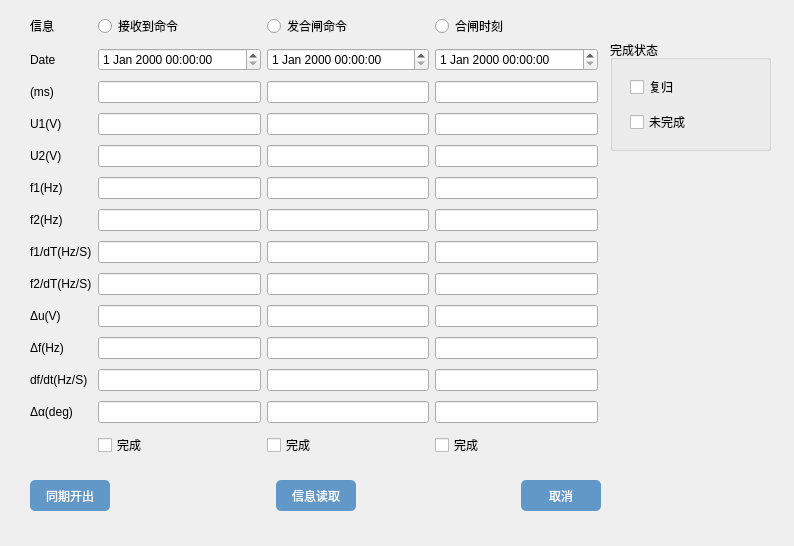
<?xml version="1.0" encoding="UTF-8"?>
<ui version="4.0">
 <class>Dlg_TQML</class>
 <widget class="QWidget" name="Dlg_TQML">
  <property name="geometry">
   <rect>
    <x>0</x>
    <y>0</y>
    <width>794</width>
    <height>546</height>
   </rect>
  </property>
  <property name="windowTitle">
   <string>Form</string>
  </property>
  <widget class="QWidget" name="gridLayoutWidget">
   <property name="geometry">
    <rect>
     <x>30</x>
     <y>10</y>
     <width>568</width>
     <height>451</height>
    </rect>
   </property>
   <layout class="QGridLayout" name="gridLayout">
    <item row="12" column="1">
     <widget class="QLabel" name="label_13">
      <property name="text">
       <string>Δα(deg)</string>
      </property>
     </widget>
    </item>
    <item row="10" column="5">
     <widget class="QLineEdit" name="lineEdit_Time_DF"/>
    </item>
    <item row="11" column="1">
     <widget class="QLabel" name="label_12">
      <property name="text">
       <string>df/dt(Hz/S)</string>
      </property>
     </widget>
    </item>
    <item row="4" column="4">
     <widget class="QLineEdit" name="lineEdit_Sent_U2"/>
    </item>
    <item row="13" column="4">
     <widget class="QCheckBox" name="checkBox_Sent_OK">
      <property name="text">
       <string>完成</string>
      </property>
     </widget>
    </item>
    <item row="5" column="3">
     <widget class="QLineEdit" name="lineEdit_Rec_F1"/>
    </item>
    <item row="4" column="3">
     <widget class="QLineEdit" name="lineEdit_Rec_U2"/>
    </item>
    <item row="2" column="1">
     <widget class="QLabel" name="label_3">
      <property name="text">
       <string>(ms)</string>
      </property>
     </widget>
    </item>
    <item row="8" column="3">
     <widget class="QLineEdit" name="lineEdit_Rec_F2_DT"/>
    </item>
    <item row="0" column="4">
     <widget class="QRadioButton" name="radioButton_Sent">
      <property name="text">
       <string>发合闸命令</string>
      </property>
     </widget>
    </item>
    <item row="8" column="5">
     <widget class="QLineEdit" name="lineEdit_Time_F2_DT"/>
    </item>
    <item row="12" column="5">
     <widget class="QLineEdit" name="lineEdit_Time_DA"/>
    </item>
    <item row="12" column="4">
     <widget class="QLineEdit" name="lineEdit_Sent_DA"/>
    </item>
    <item row="2" column="4">
     <widget class="QLineEdit" name="lineEdit_Sent_MS"/>
    </item>
    <item row="4" column="5">
     <widget class="QLineEdit" name="lineEdit_Time_U2"/>
    </item>
    <item row="7" column="3">
     <widget class="QLineEdit" name="lineEdit_Rec_F1_DT"/>
    </item>
    <item row="7" column="4">
     <widget class="QLineEdit" name="lineEdit_Sent_F1_DT"/>
    </item>
    <item row="0" column="5">
     <widget class="QRadioButton" name="radioButton_Time">
      <property name="text">
       <string>合闸时刻</string>
      </property>
     </widget>
    </item>
    <item row="3" column="1">
     <widget class="QLabel" name="label_4">
      <property name="text">
       <string>U1(V)</string>
      </property>
     </widget>
    </item>
    <item row="8" column="1">
     <widget class="QLabel" name="label_9">
      <property name="text">
       <string>f2/dT(Hz/S)</string>
      </property>
     </widget>
    </item>
    <item row="6" column="3">
     <widget class="QLineEdit" name="lineEdit_Rec_F2"/>
    </item>
    <item row="3" column="5">
     <widget class="QLineEdit" name="lineEdit_Time_U1"/>
    </item>
    <item row="4" column="1">
     <widget class="QLabel" name="label_5">
      <property name="text">
       <string>U2(V)</string>
      </property>
     </widget>
    </item>
    <item row="3" column="4">
     <widget class="QLineEdit" name="lineEdit_Sent_U1"/>
    </item>
    <item row="6" column="5">
     <widget class="QLineEdit" name="lineEdit_Time_F2"/>
    </item>
    <item row="12" column="3">
     <widget class="QLineEdit" name="lineEdit_Rec_DA"/>
    </item>
    <item row="2" column="5">
     <widget class="QLineEdit" name="lineEdit_Time_MS"/>
    </item>
    <item row="7" column="1">
     <widget class="QLabel" name="label_8">
      <property name="text">
       <string>f1/dT(Hz/S)</string>
      </property>
     </widget>
    </item>
    <item row="5" column="5">
     <widget class="QLineEdit" name="lineEdit_Time_F1"/>
    </item>
    <item row="3" column="3">
     <widget class="QLineEdit" name="lineEdit_Rec_U1"/>
    </item>
    <item row="9" column="3">
     <widget class="QLineEdit" name="lineEdit_Rec_DU"/>
    </item>
    <item row="11" column="4">
     <widget class="QLineEdit" name="lineEdit_Sent_DF_DT"/>
    </item>
    <item row="5" column="4">
     <widget class="QLineEdit" name="lineEdit_Sent_F1"/>
    </item>
    <item row="10" column="4">
     <widget class="QLineEdit" name="lineEdit_Sent_DF"/>
    </item>
    <item row="11" column="3">
     <widget class="QLineEdit" name="lineEdit_Rec_DF_DT"/>
    </item>
    <item row="9" column="5">
     <widget class="QLineEdit" name="lineEdit_Time_DU"/>
    </item>
    <item row="13" column="3">
     <widget class="QCheckBox" name="checkBox_Rec_OK">
      <property name="text">
       <string>完成</string>
      </property>
     </widget>
    </item>
    <item row="13" column="5">
     <widget class="QCheckBox" name="checkBox_Time_OK">
      <property name="text">
       <string>完成</string>
      </property>
     </widget>
    </item>
    <item row="0" column="3">
     <widget class="QRadioButton" name="radioButton_Rec">
      <property name="text">
       <string>接收到命令</string>
      </property>
     </widget>
    </item>
    <item row="11" column="5">
     <widget class="QLineEdit" name="lineEdit_Time_DF_DT"/>
    </item>
    <item row="0" column="1">
     <widget class="QLabel" name="label">
      <property name="text">
       <string>信息</string>
      </property>
     </widget>
    </item>
    <item row="1" column="1">
     <widget class="QLabel" name="label_2">
      <property name="text">
       <string>Date</string>
      </property>
     </widget>
    </item>
    <item row="7" column="5">
     <widget class="QLineEdit" name="lineEdit_Time_F1_DT"/>
    </item>
    <item row="6" column="1">
     <widget class="QLabel" name="label_7">
      <property name="text">
       <string>f2(Hz)</string>
      </property>
     </widget>
    </item>
    <item row="5" column="1">
     <widget class="QLabel" name="label_6">
      <property name="text">
       <string>f1(Hz)</string>
      </property>
     </widget>
    </item>
    <item row="10" column="3">
     <widget class="QLineEdit" name="lineEdit_Rec_DF"/>
    </item>
    <item row="6" column="4">
     <widget class="QLineEdit" name="lineEdit_Sent_F2"/>
    </item>
    <item row="8" column="4">
     <widget class="QLineEdit" name="lineEdit_Sent_F2_DT"/>
    </item>
    <item row="9" column="4">
     <widget class="QLineEdit" name="lineEdit_Sent_DU"/>
    </item>
    <item row="10" column="1">
     <widget class="QLabel" name="label_11">
      <property name="text">
       <string>Δf(Hz)</string>
      </property>
     </widget>
    </item>
    <item row="9" column="1">
     <widget class="QLabel" name="label_10">
      <property name="text">
       <string>Δu(V)</string>
      </property>
     </widget>
    </item>
    <item row="2" column="3">
     <widget class="QLineEdit" name="lineEdit_Rec_MS"/>
    </item>
    <item row="1" column="3">
     <widget class="QDateTimeEdit" name="dateTimeEdit_Rec"/>
    </item>
    <item row="1" column="4">
     <widget class="QDateTimeEdit" name="dateTimeEdit_Sent"/>
    </item>
    <item row="1" column="5">
     <widget class="QDateTimeEdit" name="dateTimeEdit_Time"/>
    </item>
   </layout>
  </widget>
  <widget class="QGroupBox" name="groupBox">
   <property name="geometry">
    <rect>
     <x>610</x>
     <y>40</y>
     <width>161</width>
     <height>111</height>
    </rect>
   </property>
   <property name="title">
    <string>完成状态</string>
   </property>
   <widget class="QWidget" name="verticalLayoutWidget">
    <property name="geometry">
     <rect>
      <x>20</x>
      <y>30</y>
      <width>111</width>
      <height>71</height>
     </rect>
    </property>
    <layout class="QVBoxLayout" name="verticalLayout">
     <item>
      <widget class="QCheckBox" name="checkBox_Reset">
       <property name="text">
        <string>复归</string>
       </property>
      </widget>
     </item>
     <item>
      <widget class="QCheckBox" name="checkBox_Unfinish">
       <property name="text">
        <string>未完成</string>
       </property>
      </widget>
     </item>
    </layout>
   </widget>
  </widget>
  <widget class="QWidget" name="horizontalLayoutWidget_2">
   <property name="geometry">
    <rect>
     <x>30</x>
     <y>470</y>
     <width>571</width>
     <height>51</height>
    </rect>
   </property>
   <layout class="QHBoxLayout" name="horizontalLayout_2">
    <item>
     <widget class="QPushButton" name="pushButton_Apply">
      <property name="minimumSize">
       <size>
        <width>80</width>
        <height>31</height>
       </size>
      </property>
      <property name="styleSheet">
       <string notr="true">background-color:rgb(98, 152, 200);
border:rgb(255, 255, 255);
color:rgb(255, 255, 255);
border-radius:5px</string>
      </property>
      <property name="text">
       <string>同期开出</string>
      </property>
     </widget>
    </item>
    <item>
     <spacer name="horizontalSpacer">
      <property name="orientation">
       <enum>Qt::Horizontal</enum>
      </property>
      <property name="sizeHint" stdset="0">
       <size>
        <width>40</width>
        <height>20</height>
       </size>
      </property>
     </spacer>
    </item>
    <item>
     <widget class="QPushButton" name="pushButton_Fetch">
      <property name="minimumSize">
       <size>
        <width>80</width>
        <height>31</height>
       </size>
      </property>
      <property name="styleSheet">
       <string notr="true">background-color:rgb(98, 152, 200);
border:rgb(255, 255, 255);
color:rgb(255, 255, 255);
border-radius:5px</string>
      </property>
      <property name="text">
       <string>信息读取</string>
      </property>
     </widget>
    </item>
    <item>
     <spacer name="horizontalSpacer_2">
      <property name="orientation">
       <enum>Qt::Horizontal</enum>
      </property>
      <property name="sizeHint" stdset="0">
       <size>
        <width>40</width>
        <height>20</height>
       </size>
      </property>
     </spacer>
    </item>
    <item>
     <widget class="QPushButton" name="pushButton_Cancel">
      <property name="minimumSize">
       <size>
        <width>80</width>
        <height>31</height>
       </size>
      </property>
      <property name="styleSheet">
       <string notr="true">background-color:rgb(98, 152, 200);
border:rgb(255, 255, 255);
color:rgb(255, 255, 255);
border-radius:5px</string>
      </property>
      <property name="text">
       <string>取消</string>
      </property>
     </widget>
    </item>
   </layout>
  </widget>
 </widget>
 <resources/>
 <connections/>
</ui>
